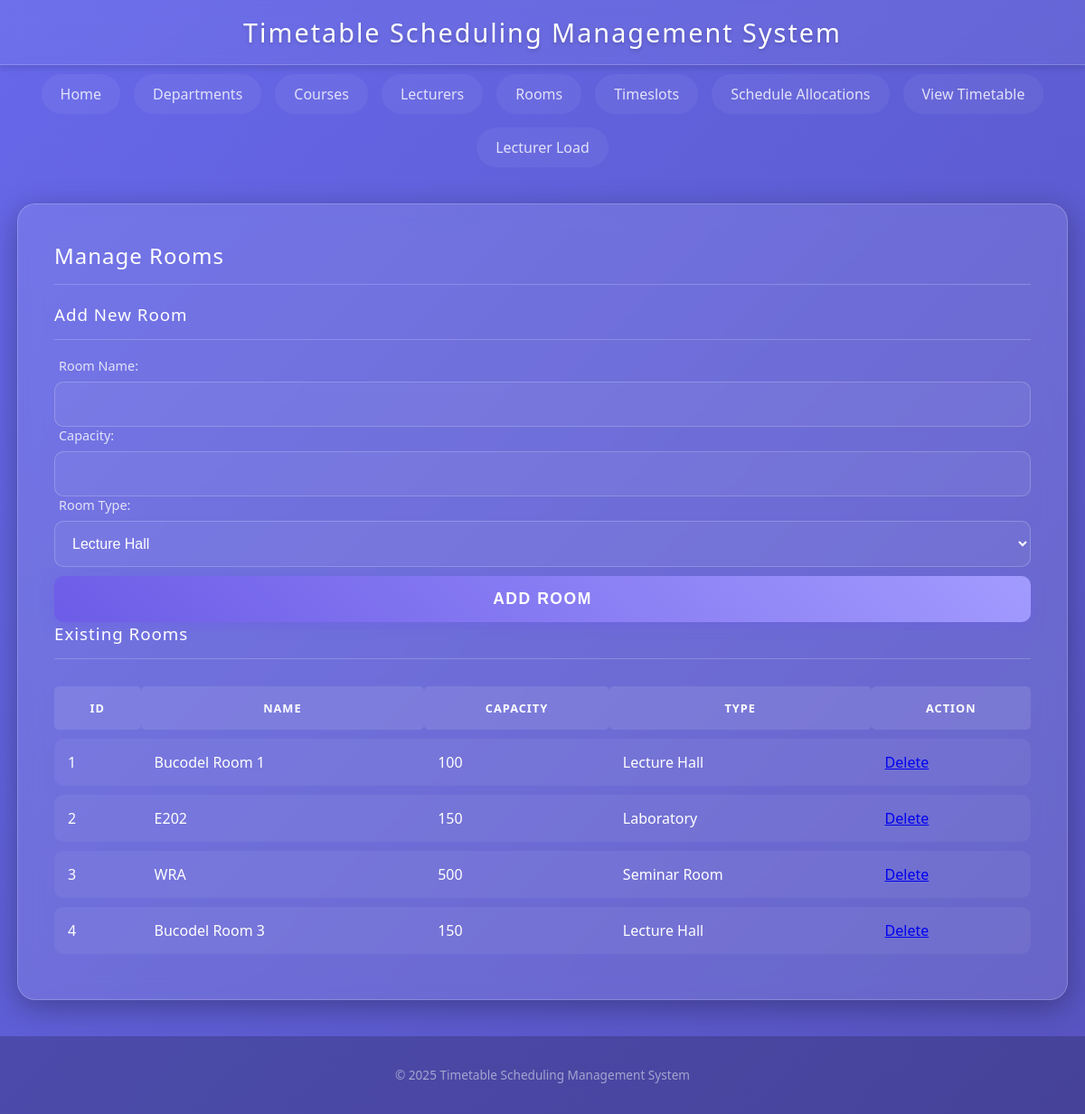
The page /rooms.php on the database its author committed.
### tables this page shows
CREATE TABLE rooms (
    room_id INT AUTO_INCREMENT,
    room_name VARCHAR(50) NOT NULL UNIQUE,
    capacity INT NOT NULL,
    room_type ENUM('Lecture Hall', 'Laboratory', 'Seminar Room') NOT NULL,
    PRIMARY KEY (room_id)
);

### rooms.php (the view, shortened to what this page needs)
<?php include 'header.php'; include 'db_connect.php'; ?>
<h2>Manage Rooms</h2>
<form method="post" action="">
    <h3>Add New Room</h3>
    <label>Room Name:</label>
    <input type="text" name="room_name" required>
    <label>Capacity:</label>
    <input type="number" name="capacity" required>
    <label>Room Type:</label>
    <select name="room_type" required>
        <option value="Lecture Hall">Lecture Hall</option>
    </select>
    <input type="submit" value="Add Room">
</form>
<h3>Existing Rooms</h3>
<table>
    <tr>
        <th>ID</th>
        <th>Name</th>
        <th>Capacity</th>
        <th>Type</th>
        <th>Action</th>
    </tr>
    <?php
    $result = $conn->query("SELECT * FROM rooms");
    if ($result->num_rows > 0) {
        while($row = $result->fetch_assoc()) {
            echo "<tr>
                    <td>" . $row["room_id"]. "</td>
                    <td>" . $row["room_name"]. "</td>
                    <td>" . $row["capacity"]. "</td>
                    <td>" . $row["room_type"]. "</td>
                    <td><a href='rooms.php?delete=" . $row["room_id"] . "' onclick='return confirm(\"Are you sure?\")'>Delete</a></td>
                  </tr>";
        }
    } else {
        echo "<tr><td colspan='5'>No rooms found</td></tr>";
    }
    ?>
</table>
<?php include 'footer.php'; ?>

### style.css (style rules this page uses)
:root { --glass-bg: rgba(255, 255, 255, 0.1); --glass-border: 1px solid rgba(255, 255, 255, 0.2); --glass-shadow: 0 8px 32px 0 rgba(0, 0, 0, 0.3); --backdrop-blur: blur(12px); --text-color: #ffffff; --primary-color: #a29bfe; --accent-color: #00cec9; --error-color: #ff7675; --success-color: #55efc4; --gradient-bg: linear-gradient(135deg, #6668ea 0%, #2a153f 100%); }
body { font-family: 'Segoe UI', 'Roboto', Helvetica, Arial, sans-serif; background: var(--gradient-bg); background-size: 400% 400%; animation: gradientBG 15s ease infinite; margin: 0; padding: 0; min-height: 100vh; color: var(--text-color); display: flex; flex-direction: column; }
h2, h3 { color: white; border-bottom: 1px solid rgba(255, 255, 255, 0.2); padding-bottom: 15px; margin-top: 0; font-weight: 400; letter-spacing: 1px; }
form { background: transparent; padding: 0; border: none; }
input[type=text], input[type=number], input[type=email], input[type=time], input[type=password], select { width: 100%; padding: 15px; background: rgba(255, 255, 255, 0.05); border: 1px solid rgba(255, 255, 255, 0.2); border-radius: 10px; color: white; font-size: 1rem; outline: none; transition: all 0.3s; box-sizing: border-box; }
label { display: block; margin-bottom: 8px; font-weight: 500; color: rgba(255, 255, 255, 0.8); font-size: 0.9rem; margin-left: 5px; }
select option { background: #2d3436; color: white; }
input[type=submit], .btn { width: 100%; background: linear-gradient(45deg, #6c5ce7, #a29bfe); color: white; padding: 15px; border: none; border-radius: 10px; font-size: 1.1rem; font-weight: 600; cursor: pointer; transition: all 0.3s ease; text-transform: uppercase; letter-spacing: 1.5px; margin-top: 10px; box-shadow: 0 4px 15px rgba(108, 92, 231, 0.4); }
table { width: 100%; border-collapse: separate; border-spacing: 0 10px; margin-top: 20px; }
th { background: rgba(255, 255, 255, 0.1); color: white; padding: 15px; text-transform: uppercase; font-size: 0.8rem; letter-spacing: 1px; border-radius: 5px; }
td { background: rgba(255, 255, 255, 0.05); padding: 15px; transition: all 0.2s; }
input[type=time], input[type=password], select { width: 100%; padding: 15px; background: rgba(255, 255, 255, 0.05); border: 1px solid rgba(255, 255, 255, 0.2); border-radius: 10px; color: white; font-size: 1rem; outline: none; transition: all 0.3s; box-sizing: border-box; }
tr td:first-child { border-top-left-radius: 10px; border-bottom-left-radius: 10px; }
tr td:last-child { border-top-right-radius: 10px; border-bottom-right-radius: 10px; }

### rows shown on the page
rooms: room_id "1", room_name "Bucodel Room 1", capacity "100", room_type "Lecture Hall"
rooms: room_id "2", room_name "E202", capacity "150", room_type "Laboratory"
rooms: room_id "3", room_name "WRA", capacity "500", room_type "Seminar Room"
rooms: room_id "4", room_name "Bucodel Room 3", capacity "150", room_type "Lecture Hall"
